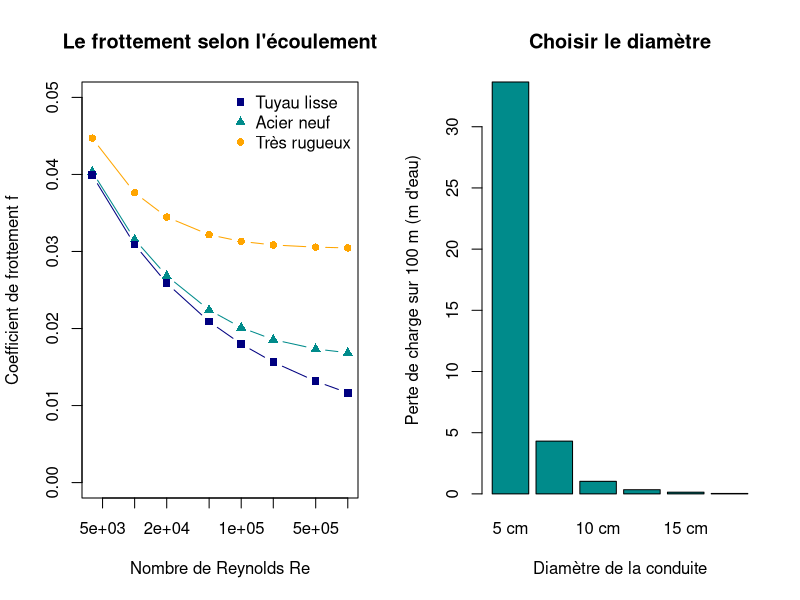

The R script that drew this image:
# =====================================================================
# APPLICATION : HYDRAULIQUE (génie civil)
# Reproduit les deux graphiques de la présentation :
#   1) le coefficient de frottement f selon le nombre de Reynolds
#   2) la perte de charge selon le diamètre de la conduite
#
# Chaque point demande de résoudre l'équation de Colebrook-White,
# qui est non linéaire : on utilise uniroot() de R.
# =====================================================================


# ---------------------------------------------------------------------
# ÉTAPE 1 : fonction qui calcule f (équation de Colebrook)
# ---------------------------------------------------------------------
# Re  : nombre de Reynolds
# rel : rugosité relative = eps / D
# On pose x = 1/sqrt(f) et on cherche x tel que g(x) = 0.
colebrook <- function(Re, rel) {
  g <- function(x) x + 2 * log10(rel / 3.7 + 2.51 * x / Re)
  x <- uniroot(g, c(3, 30), tol = 1e-12)$root   # racine entre 3 et 30
  1 / x^2                                        # on revient à f
}

# Test : acier (eps = 0.045 mm), D = 0.10 m, Re = 100000
colebrook(1e5, 0.000045 / 0.10)                  # donne environ 0.02012


# ---------------------------------------------------------------------
# ÉTAPE 2 : f en fonction du nombre de Reynolds
# ---------------------------------------------------------------------
Re_vals <- c(4000, 10000, 20000, 50000, 100000, 200000, 500000, 1000000)

f_lisse   <- numeric(length(Re_vals))   # tuyau lisse
f_acier   <- numeric(length(Re_vals))   # acier neuf  (eps/D = 0.00045)
f_rugueux <- numeric(length(Re_vals))   # très rugueux (eps/D = 0.005)

for (i in 1:length(Re_vals)) {
  f_lisse[i]   <- colebrook(Re_vals[i], 0)
  f_acier[i]   <- colebrook(Re_vals[i], 0.000045 / 0.10)
  f_rugueux[i] <- colebrook(Re_vals[i], 0.005)
}

tab_f <- data.frame(Re = Re_vals, lisse = f_lisse,
                    acier = f_acier, rugueux = f_rugueux)
print(tab_f, digits = 4)


# ---------------------------------------------------------------------
# ÉTAPE 3 : perte de charge en fonction du diamètre
# Débit fixé : celui de l'exemple (V = 1 m/s dans la conduite de 0,10 m)
# ---------------------------------------------------------------------
L    <- 100                       # longueur (m)
eps  <- 0.000045                  # rugosité de l'acier (m)
nu   <- 1e-6                      # viscosité cinématique de l'eau (m2/s)
grav <- 9.81                      # pesanteur (m/s2)
Q    <- pi / 4 * 0.10^2 * 1       # débit (m3/s) = 7,85 L/s

diam <- c(0.05, 0.075, 0.10, 0.125, 0.15, 0.20)   # diamètres testés (m)

vitesse <- numeric(length(diam))
hf      <- numeric(length(diam))

for (i in 1:length(diam)) {
  d <- diam[i]
  vitesse[i] <- 4 * Q / (pi * d^2)               # V = Q / section
  Re <- vitesse[i] * d / nu                      # nombre de Reynolds
  f  <- colebrook(Re, eps / d)                   # coefficient de frottement
  hf[i] <- f * (L / d) * vitesse[i]^2 / (2 * grav)   # Darcy-Weisbach
}

tab_hf <- data.frame(Diametre_cm = diam * 100,
                     Vitesse_m_s = round(vitesse, 2),
                     Perte_m     = round(hf, 2))
print(tab_hf)

cat("\nDiamètre divisé par 2 (10 cm -> 5 cm) : perte multipliée par",
    round(hf[1] / hf[3]), "\n")


# ---------------------------------------------------------------------
# ÉTAPE 4 : graphiques
# ---------------------------------------------------------------------
par(mfrow = c(1, 2))

# Graphique 1 : f en fonction de Re (échelle logarithmique en x)
plot(Re_vals, f_rugueux, type = "b", log = "x", col = "orange", pch = 16,
     ylim = c(0, 0.05), xlab = "Nombre de Reynolds Re",
     ylab = "Coefficient de frottement f",
     main = "Le frottement selon l'écoulement")
lines(Re_vals, f_acier, type = "b", col = "darkcyan", pch = 17)
lines(Re_vals, f_lisse, type = "b", col = "navy",     pch = 15)
legend("topright", bty = "n", pch = c(15, 17, 16),
       col = c("navy", "darkcyan", "orange"),
       legend = c("Tuyau lisse", "Acier neuf", "Très rugueux"))

# Graphique 2 : perte de charge selon le diamètre
barplot(hf, names.arg = paste(diam * 100, "cm"), col = "darkcyan",
        xlab = "Diamètre de la conduite",
        ylab = "Perte de charge sur 100 m (m d'eau)",
        main = "Choisir le diamètre")
